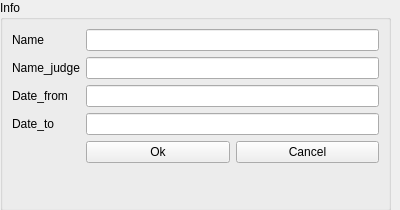
<?xml version="1.0" encoding="UTF-8"?>
<ui version="4.0">
 <class>Form</class>
 <widget class="QWidget" name="Form">
  <property name="geometry">
   <rect>
    <x>0</x>
    <y>0</y>
    <width>400</width>
    <height>210</height>
   </rect>
  </property>
  <property name="windowTitle">
   <string>Form</string>
  </property>
  <widget class="QGroupBox" name="groupBox">
   <property name="geometry">
    <rect>
     <x>0</x>
     <y>0</y>
     <width>391</width>
     <height>211</height>
    </rect>
   </property>
   <property name="title">
    <string>Info</string>
   </property>
   <layout class="QFormLayout" name="formLayout">
    <item row="0" column="0">
     <widget class="QLabel" name="Name">
      <property name="text">
       <string>Name</string>
      </property>
     </widget>
    </item>
    <item row="0" column="1">
     <widget class="QLineEdit" name="Name_Edit"/>
    </item>
    <item row="1" column="0">
     <widget class="QLabel" name="Name_Judge">
      <property name="text">
       <string>Name_judge</string>
      </property>
     </widget>
    </item>
    <item row="1" column="1">
     <widget class="QLineEdit" name="Name_judge_Edit"/>
    </item>
    <item row="3" column="0">
     <widget class="QLabel" name="Date_from">
      <property name="text">
       <string>Date_from</string>
      </property>
     </widget>
    </item>
    <item row="3" column="1">
     <widget class="QLineEdit" name="Date_from_Edit"/>
    </item>
    <item row="5" column="0">
     <widget class="QLabel" name="Date_to">
      <property name="text">
       <string>Date_to</string>
      </property>
     </widget>
    </item>
    <item row="5" column="1">
     <widget class="QLineEdit" name="Date_to_Edit"/>
    </item>
    <item row="7" column="1">
     <layout class="QHBoxLayout" name="horizontalLayout">
      <item>
       <widget class="QPushButton" name="Ok">
        <property name="text">
         <string>Ok</string>
        </property>
       </widget>
      </item>
      <item>
       <widget class="QPushButton" name="Cancel">
        <property name="text">
         <string>Cancel</string>
        </property>
       </widget>
      </item>
     </layout>
    </item>
   </layout>
  </widget>
 </widget>
 <resources/>
 <connections/>
</ui>
